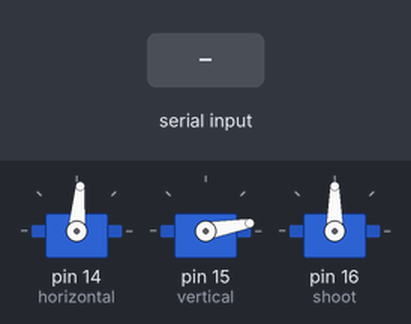
Recording of a sketch running on a simulated Arduino Uno, built with avr-gcc and run on an emulated ATmega328P. On the bench: 3 × servo. The inputs (shaded band) are chosen by the test bench.

Above: at 1.2 s.
1.3 s: "s" received over Serial
At 1.7 s:
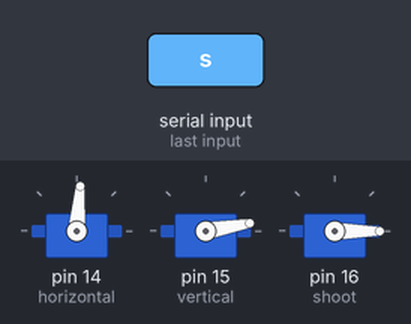
3.3 s: "s" received over Serial
At 3.6 s:
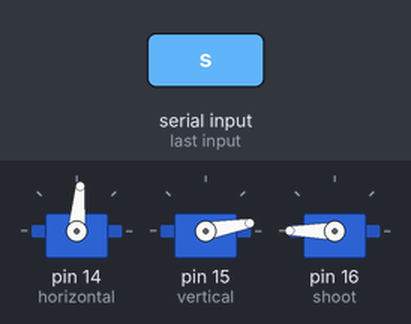
Timing chart, 0 to 6.3 s (numbered marks = the images above; inputs shaded):
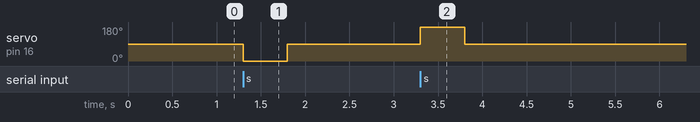

Measured:
- after the input at 1.3 s, servo on pin 16 (shoot): 90° → 0° at once, → 90° 0.50 s later
- after the input at 3.3 s, servo on pin 16 (shoot): 90° → 180° at once, → 90° 0.50 s later

The sketch:

turret.ino
```cpp
#include <Servo.h>

Servo horizontal; Servo vertical; Servo shoot;

static int hPosition = 85;
static int vPosition = 10;
static int sPosition = 90;
static boolean rightIsShooted = false;


void setup() {
  horizontal.attach(14); //analog pin 0
  vertical.attach(15); //analog pin 1
  shoot.attach(16); //analog pin 2

  Serial.begin(19200);

  horizontal.write(hPosition);
  vertical.write(vPosition);
}

void loop() {
  if ( Serial.available()) {
    char ch = Serial.read();

    switch(ch) {
      case 'l':
        if (hPosition <= 170) {
          hPosition++;
        }
        horizontal.write(hPosition);
        break;
      case 'r':
        if (hPosition >= 90) {
          hPosition--;
        }
        horizontal.write(hPosition);
        break;

      case 'u':
        if (vPosition <= 150) {
          vPosition++;
        }
        vertical.write(vPosition);
        break;
      case 'd':
        if (vPosition >= 15) {
          vPosition--;
        }
        vertical.write(vPosition);
        break;

      case 's':
        if (rightIsShooted) {
          sPosition = 180;
          rightIsShooted = false;
        } else {
          sPosition = 0;
          rightIsShooted = true;
        }
        shoot.write(sPosition);
        delay(500);
        sPosition = 90;
        shoot.write(sPosition);
        break;
    }
  }
}
```
